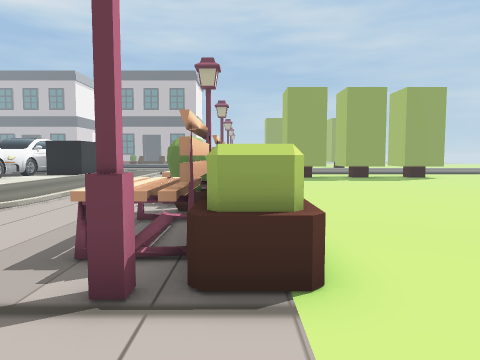
view 1 (above)

24 first-person views from a walk through a 3-D level made in the Unity game engine. The camera is 0.58 m above the floor, tilts 4° down and sees 70° across. The floor is counted in squares, 0.5 m on a side. Each view is taken from the middle of a square. On the plan, view 1 faces up. The plan holds only what a view shows up to about 14 squares ahead; the rest is blank. The place goes on beyond the plan.

view 2
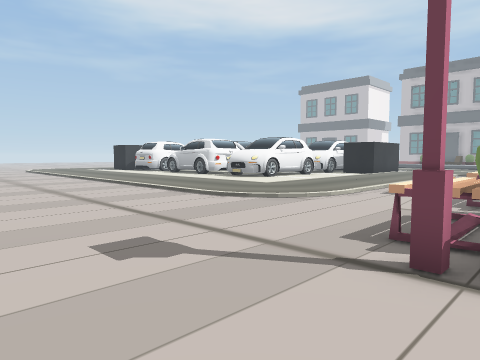

view 3
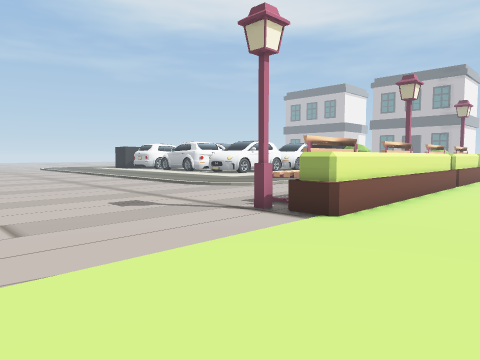

view 4
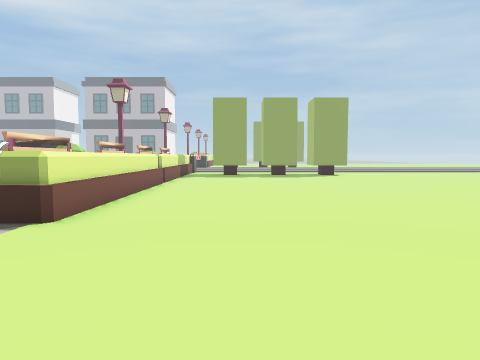

view 5
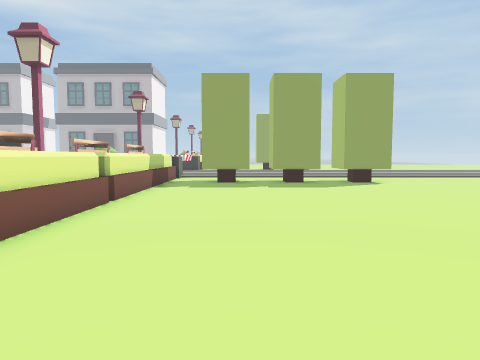

view 6
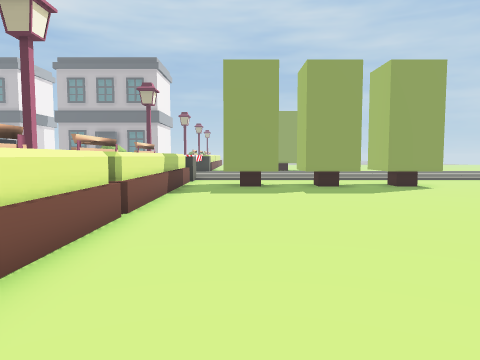

view 7
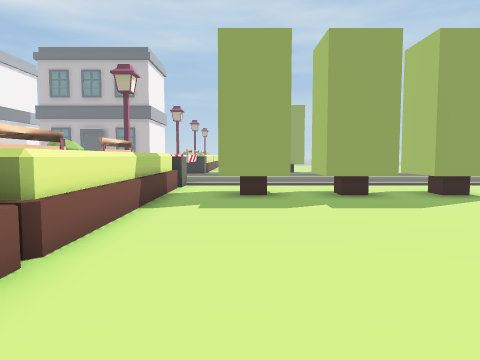

view 8
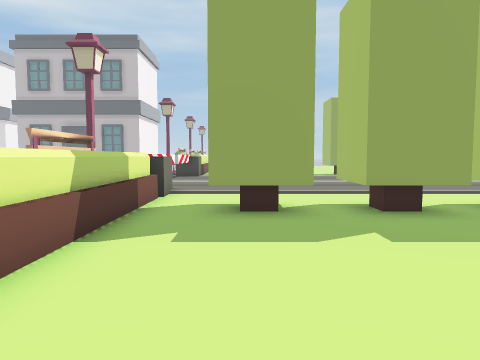

view 9
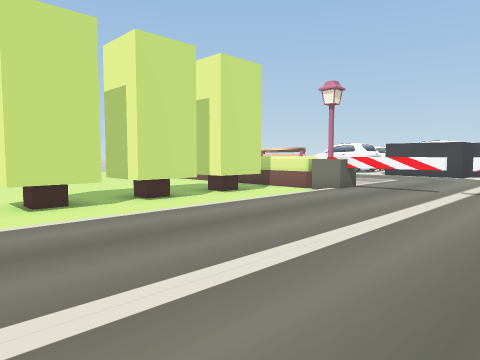

view 10
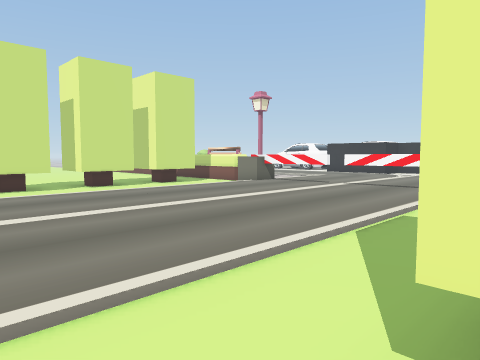

view 11
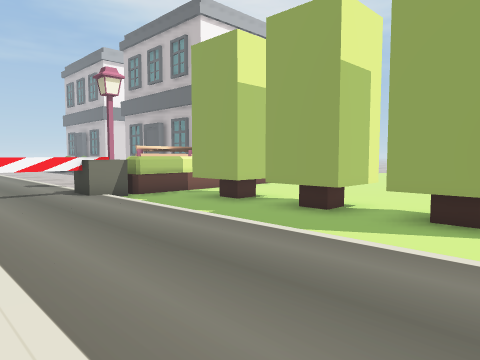

view 12
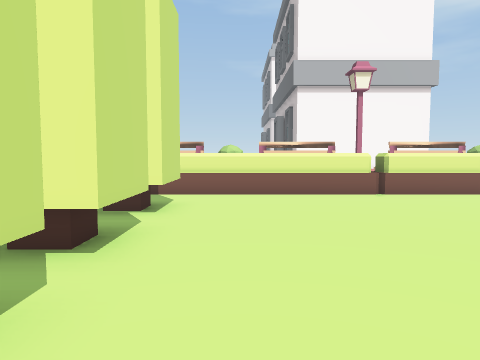

view 13
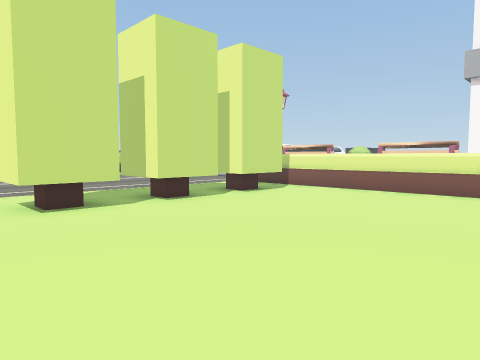

view 14
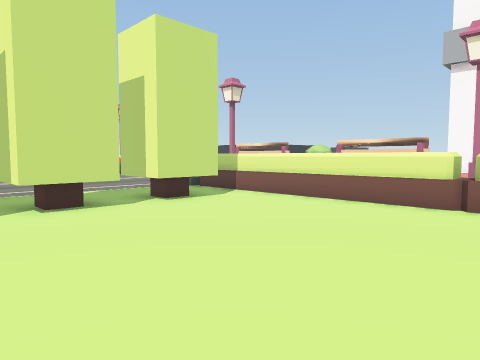

view 15
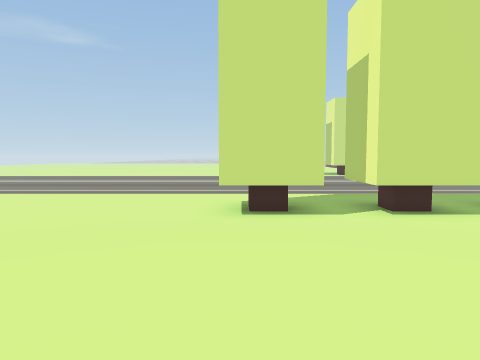

view 16
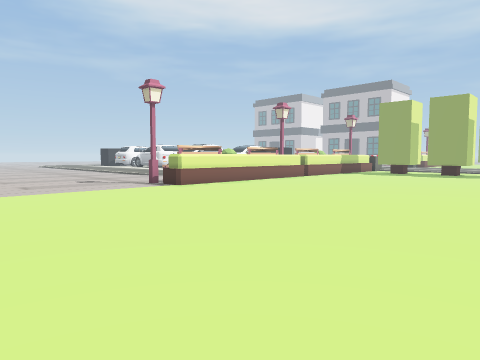

view 17
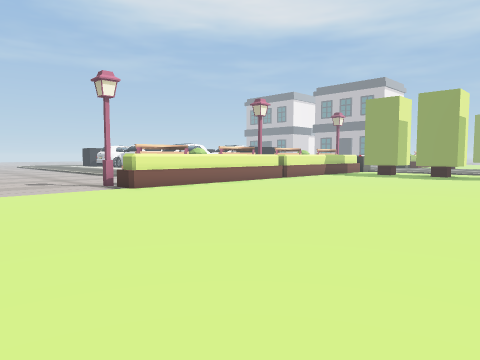

view 18
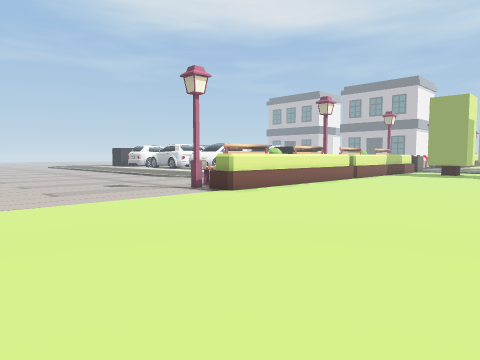

view 19
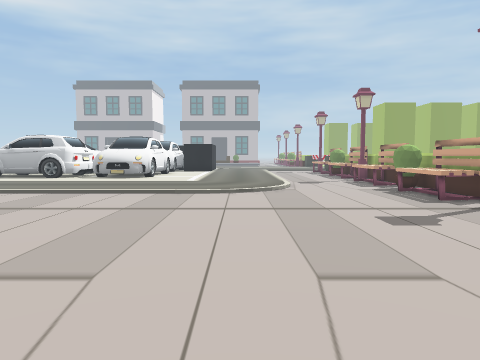

view 20
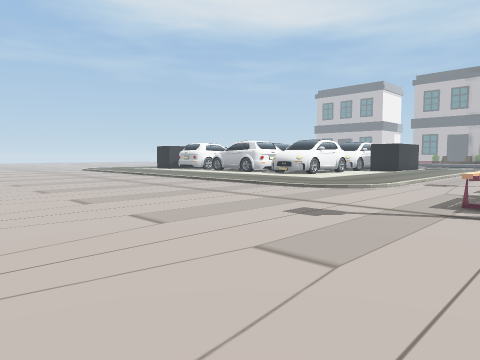

view 21
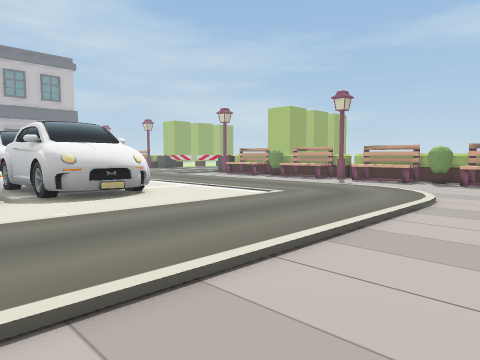

view 22
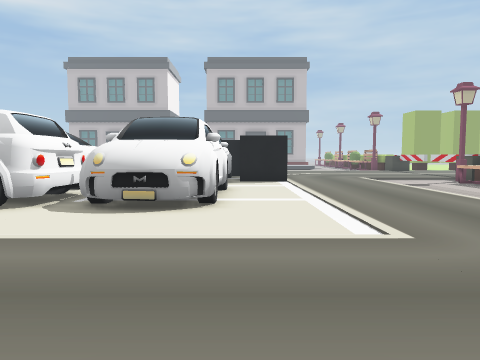

view 23
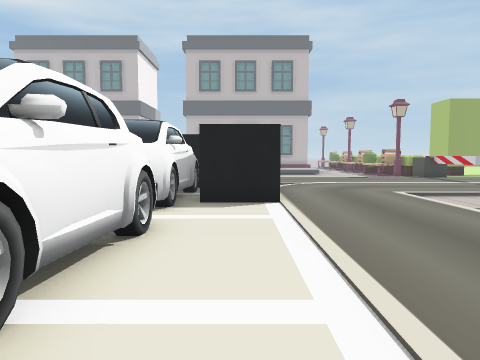

view 24
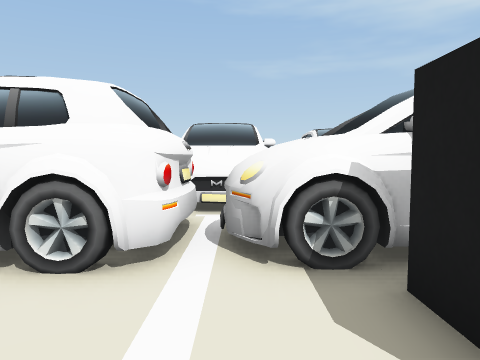

### Floor plan
Key: @ floor where view 1 was taken; # wall or solid block; . main floor; : floor 0.05 m higher than the main floor; / step, stairs or slope; = window, fence, low wall or low ledge; ^ raised ledge; T thing the floor can be seen under or through; C car; B black block.
Columns run from 18 left of view 1 to 12 right of it. Each row starts with its distance up from view 1.
 41                  #^^..  .. .. .
 40                 =#^^..........
 39                  #==...........
 38                  #^^...........
 37                  #^^...........
 36                  #^^...........
 35                  #^^...........
 34                  #^^...........
 33                  #^^.##.TT.##..
 32                  #^^.##.TT.##..
 31                  #^^...........
 30                  #^^...........
 29               ::::^^:::::::::::
 28               ::::T::::::::::::
 27                :::T::::::::::::
 26                 :::::::::::::::
 25               :::::::::::::::::
 24           ::::::::#::::::::::::
 23       B   ::::::::#:::::::::::
 22       C   ::::::::^#::::::::::
 21       C   :::/..  ^^..........
 20     CCCBBB:::/.  #^^..........
 19  C  CCC::::::/..=# ^.##.##.##..
 18 CCCCCCC::::::/..=# ^.TT.##.##..
 17 CCCCCCC::::::/.. #^^...........
 16   CCCCC::::::/.. #^^...........
 15   C C C::::::/.  #^^...........
 14   CCCCC::::::/   #^^...........
 13   CCCCC::::::/   #^^..........
 12   C:CCC::::::/   #==.........
 11   :::::::::::/   #^^...........
 10   :::::::::::/.. #^^...........
  9   :::::::::::/..=#^^...........
  8   :::::::::::/...#^^...........
  7   :::::::::::....#^^..........
  6  :::::::::::....=#^^.........
  5  ...............=#^^..........
  4   ..............=#^^..........
  3  . ..............#^=..........
  2    ...........................
  1      .........................
  0     ..............@............
 -1    ............................
 -2    ............................
 -3      ..........................
 -4           ........ ...........
 -5            .   .. .     .. .. .

Where each view was taken, in squares from view 1:
view 1: 0 up, 0 right, facing up
view 2: 1 down, 0 right, facing up-left
view 3: 3 down, 4 right, facing up-left
view 4: 3 down, 4 right, facing up
view 5: 3 up, 4 right, facing up
view 6: 5 up, 3 right, facing up
view 7: 8 up, 3 right, facing up
view 8: 11 up, 3 right, facing up
view 9: 28 up, 12 right, facing down-left
view 10: 32 up, 12 right, facing down-left
view 11: 25 up, 11 right, facing up-left
view 12: 35 up, 11 right, facing left
view 13: 41 up, 12 right, facing down-left
view 14: 41 up, 9 right, facing down-left
view 15: 40 up, 10 right, facing down
view 16: 5 down, 12 right, facing up-left
view 17: 3 down, 12 right, facing up-left
view 18: 5 down, 9 right, facing up-left
view 19: 5 down, 7 left, facing up
view 20: 5 down, 0 right, facing up-left
view 21: 3 up, 17 left, facing up-right
view 22: 5 up, 11 left, facing up
view 23: 11 up, 10 left, facing up
view 24: 18 up, 8 left, facing left
